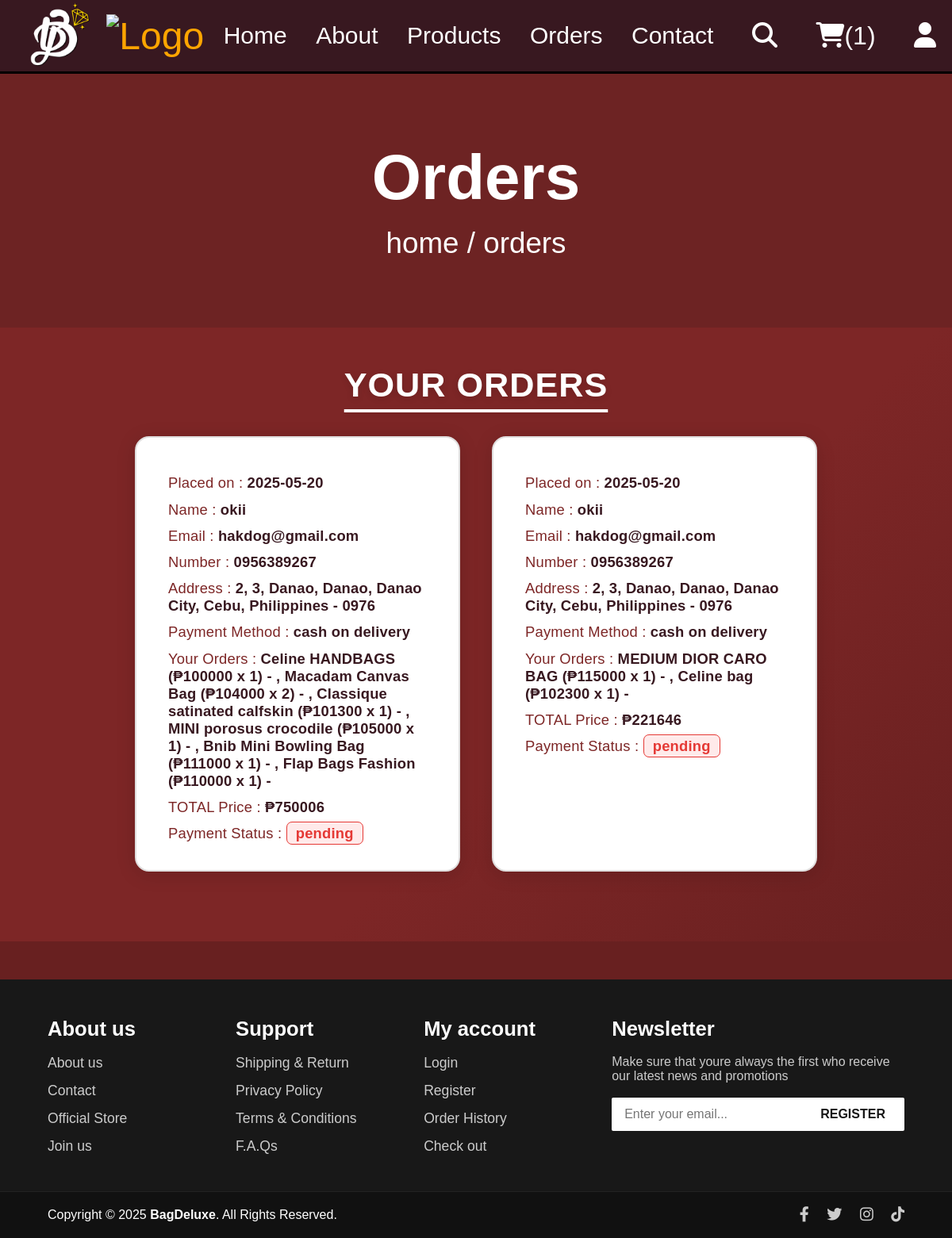
The app's page /orders.php (signed in) with its own data.
### tables this page shows
CREATE TABLE `orders` (
  `id` int(100) NOT NULL,
  `user_id` int(100) NOT NULL,
  `driver_id` int(11) DEFAULT NULL,
  `name` varchar(20) NOT NULL,
  `number` varchar(10) NOT NULL,
  `email` varchar(50) NOT NULL,
  `method` varchar(50) NOT NULL,
  `address` varchar(500) NOT NULL,
  `total_products` varchar(1000) NOT NULL,
  `total_price` int(100) NOT NULL,
  `qrcode` varchar(255) DEFAULT NULL,
  `placed_on` date NOT NULL DEFAULT current_timestamp(),
  `payment_status` varchar(20) NOT NULL DEFAULT 'pending'
);

### orders.php (the view, shortened to what this page needs)
<!DOCTYPE html>
<html lang="en">
<head>
   <link rel="stylesheet" href="https://cdnjs.cloudflare.com/ajax/libs/font-awesome/6.1.1/css/all.min.css">
   <link rel="stylesheet" href="css/style.css">
</head>
<body>
<?php include 'components/user_header.php'; ?>
<div class="heading">
   <h3>orders</h3>
   <p><a href="html.php">home</a> <span> / orders</span></p>
</div>
<section class="orders">
   <h1 class="title">your orders</h1>
   <div class="box-container">
   <?php
      if($user_id == ''){
         echo '<p class="empty">please login to see your orders</p>';
      }else{
         $select_orders = $conn->prepare("SELECT * FROM `orders` WHERE user_id = ?");
         $select_orders->execute([$user_id]);
         if($select_orders->rowCount() > 0){
            while($fetch_orders = $select_orders->fetch(PDO::FETCH_ASSOC)){
   ?>
   <div class="box">
      <p>Placed on : <span><?= $fetch_orders['placed_on']; ?></span></p>
      <p>Name : <span><?= $fetch_orders['name']; ?></span></p>
      <p>Email : <span><?= $fetch_orders['email']; ?></span></p>
      <p>Number : <span><?= $fetch_orders['number']; ?></span></p>
      <p>Address : <span><?= $fetch_orders['address']; ?></span></p>
      <p>Payment Method : <span><?= $fetch_orders['method']; ?></span></p>
      <p>Your Orders : <span><?= $fetch_orders['total_products']; ?></span></p>
      <p>TOTAL Price : <span>₱<?= $fetch_orders['total_price']; ?></span></p>
      <p> Payment Status : <span style="color:<?php if($fetch_orders['payment_status'] == 'pending'){ echo 'red'; }else{ echo 'green'; }; ?>"><?= $fetch_orders['payment_status']; ?></span> </p>
   </div>
   <?php
      }
      }else{
         echo '<p class="empty">no orders placed yet!</p>';
      }
      }
   ?>
   </div>
</section>
<?php include 'components/footer.php'; ?>
</body>
</html>

### css/style.css (style rules this page uses)
:root { --yellow:#5a1e2d; --red:#381820; --white:#ffffff; --black:#805858; --light-color:#777; --border:.2rem solid black; }
* { font-family: 'Poppins', sans-serif; margin:0; padding:0; box-sizing: border-box; outline: none; border: none; text-decoration: none; }
body { background: #682020; }
.title { text-align: center; margin-bottom: 2.5rem; font-size: 4rem; color:var(--black); text-transform: uppercase; text-decoration: underline; text-underline-offset: 1rem; }
.heading { display: flex; align-items: center; justify-content: center; gap:1rem; flex-flow: column; background-color: #6d2323; min-height: 20rem; }
.heading h3 { font-size: 5rem; color:white; text-transform: capitalize; }
.heading p { font-size: 2.3rem; color:white; }
.heading p a { color: white; }
.orders { padding: 3rem 1rem 4rem 1rem; background: linear-gradient(135deg, #7d2626 60%, #fff0 100%); min-height: 70vh; }
.orders .title { color: #fff; font-size: 2.7rem; margin-bottom: 2.5rem; text-shadow: 0 2px 8px #0002; letter-spacing: 1px; }
.orders .box-container { display: flex; flex-wrap: wrap; gap: 2.5rem; justify-content: center; }
.orders .box { background: #fff; border-radius: 18px; box-shadow: 0 4px 24px #0002; padding: 2.2rem 2.5rem 1.5rem 2.5rem; min-width: 320px; max-width: 410px; width: 100%; margin-bottom: 1.5rem; border: 2px solid #e0dede; transition: box-shadow 0.2s, transform 0.2s; position: relative; }
.orders .box p { font-size: 1.15rem; color: #7d2626; margin: 0.7rem 0; font-weight: 500; letter-spacing: 0.2px; }
.orders .box p span { color: #381820; font-weight: 600; }
.orders .box p:last-child span { font-weight: 700; padding: 0.2rem 0.7rem; border-radius: 7px; background: #f7f7f7; }
.orders .box p:last-child span[style*="red"] { background: #ffeaea; color: #e53935 !important; border: 1px solid #e53935; }

### records on screen
orders: placed_on "2025-05-20", name "okii", email "hakdog@gmail.com", number "0956389267", address "2, 3, Danao, Danao, Danao City, Cebu, Philippines - 0976", method "cash on delivery", total_products "Celine HANDBAGS (₱100000 x 1) - , Macadam Canvas Bag (₱104000 x 2) - , Classique satinated calfskin (₱101300 x 1) - , MINI porosus crocodile (₱105000 x 1) - , Bnib Mini Bowling Bag (₱111000 x 1) - , Flap Bags Fashion (₱110000 x 1) -", total_price "750006", payment_status "pending"
orders: placed_on "2025-05-20", name "okii", email "hakdog@gmail.com", number "0956389267", address "2, 3, Danao, Danao, Danao City, Cebu, Philippines - 0976", method "cash on delivery", total_products "MEDIUM DIOR CARO BAG (₱115000 x 1) - , Celine bag (₱102300 x 1) -", total_price "221646", payment_status "pending"

### other values on screen
$total_cart_items "1"
